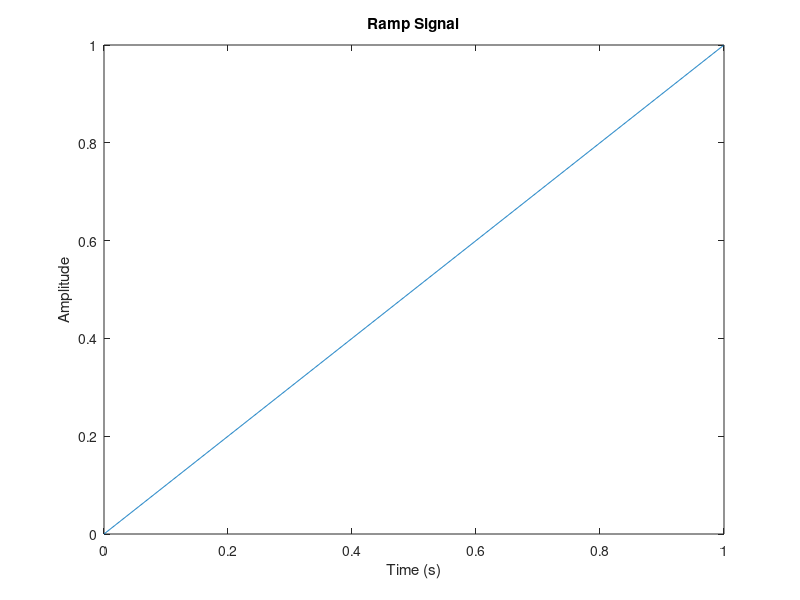

Write the MATLAB code that produced this figure.
% Define the parameters
Fs = 1000;  % Sampling frequency
T = 1/Fs;  % Sampling period
L = 1000;  % Length of signal
t = (0:L-1)*T;  % Time vector

% Generate ramp signal 
ramp_signal = t;

% Plot the ramp signal
plot(t,ramp_signal);
title('Ramp Signal');
xlabel('Time (s)'); 
ylabel('Amplitude');